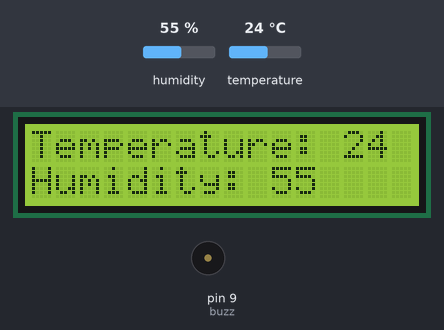
Bench run of a sketch on a simulated Arduino Uno, built with avr-gcc and run on an emulated ATmega328P. Shown: 16×2 character LCD, buzzer (waves = sounding). The test bench sets the inputs (shaded band); at power-on: humidity 55 %, temperature 24 °C. The modem accepts every AT command (registered, SIM ready, sends succeed) and sends nothing else; what the sketch prints to the serial monitor is not drawn.

Above: at 1.2 s.
1.3 s: humidity set to 63 %
At 3.0 s:
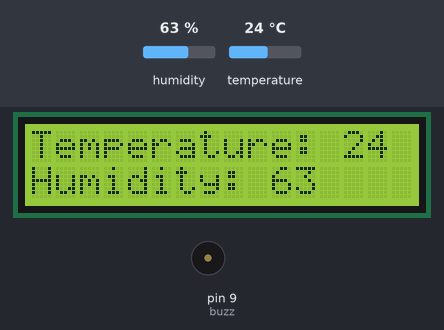
3.6 s: humidity set to 66 %
At 4.3 s:
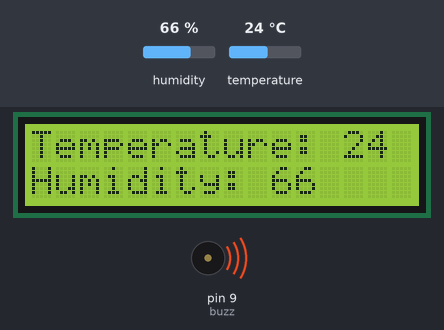
7.9 s: temperature set to 12 °C
At 12.7 s:
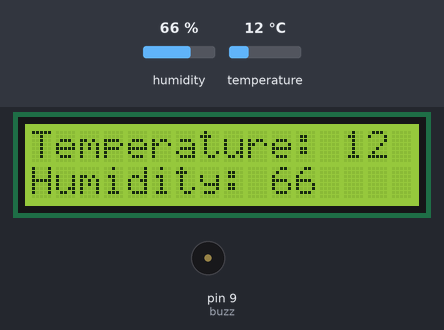
13.0 s: humidity set to 22 %
At 15.8 s:
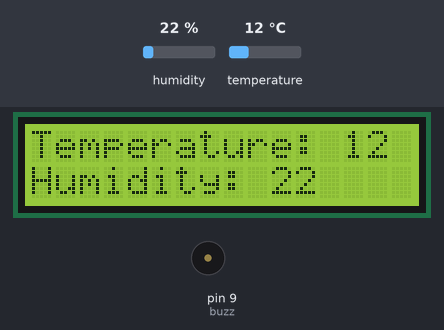
16.6 s: temperature set to 19 °C
At 18.0 s:
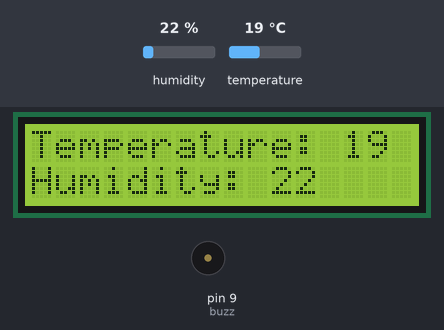
Timing chart, 0 to 19.6 s (numbered marks = the images above; inputs shaded):
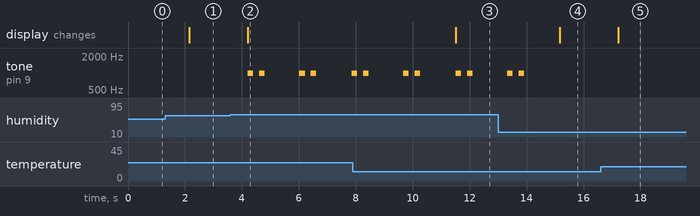

The sketch:

Iot_Based_Temp_and_Humidity_Monitoring_System.ino
```cpp
#include "DHT.h"
#include <SoftwareSerial.h>
#include <LiquidCrystal.h>

const int rs = 12, en = 11, d4 = 5, d5 = 4, d6 = 13, d7 = 10;
LiquidCrystal lcd(rs,en , d4, d5, d6, d7);


int buzz = 9;

#define dhtDataPin 7                       // Digital Pin 7

#define dhtModel DHT11                  // We are Using DHT11

String WriteApiKey = "NSVLA0XPANHGPHDY";    // Edit this API key according to your Account

String Wifi_Name = "Sirus";         // Edit Host_Name

String wifiPassword = "55555221";          // Edit Password

SoftwareSerial ser(2, 3);              // RX, TX

DHT dht(dhtDataPin, dhtModel);  // Initialising Pin and Type of DHT


void setup() {


Serial.begin(115200);                  // enable software serial

ser.begin(115200);                     // reset ESP8266

ser.println("AT+RST");               // Resetting ESP8266

dht.begin();                        // Enabling DHT11

char  k='"';

String s1 = "AT+CWJAP";

     s1+= "=";

       s1+= k;

       s1+= Wifi_Name;

       s1+= k;

       s1+= ",";

       s1+= k;

       s1+= wifiPassword;

       s1+= k;

ser.println(s1);                    // Connecting ESP8266 to your WiFi Router


   lcd.begin(16, 2);
   lcd.print("Temperature:" );
   lcd.setCursor(0,1);
   lcd.print("Humidity:" );

}


void loop() {

  int humidity =  dht.readHumidity();             // Reading Humidity Value
  int temperature = dht.readTemperature();        // Reading Temperature Value


  String state1=String(humidity);                 // Converting them to string
  String state2=String(temperature);              // as to send it through URL

  Serial.print("Temperature = ");
  Serial.println(temperature);

  Serial.print("Humidity = ");
  Serial.println(humidity);


//for lcd
  lcd.setCursor(13, 0);

  if (isnan(humidity) || isnan(temperature)) {
    lcd.print("Failed to Read");
    return;
  }

  lcd.print(temperature);
  lcd.setCursor(10,1);
  lcd.print(humidity);


//for buzzer

  pinMode(buzz, OUTPUT);

  if(temperature >=32 || humidity >=65)
  {
    int i=0;

    do{
      i++;
    tone(buzz, 1000);
     delay(200);
    noTone(buzz);
     delay(200);
    }while(i<2);

  }


  String s2 = "AT+CIPSTART=\"TCP\",\"";          // Establishing TCP connection

  s2 += "184.106.153.149";                       // api.thingspeak.com

  s2 += "\",80";                                 // port 80

  ser.println(s2);

 if(ser.find((char*)"Error")){

    return;

  }

String s3 = "GET /update?api_key=";           // prepare GET string

  s3 += WriteApiKey;

  s3 +="&field1=";

  s3 += String(state1);                       // Humidity Data

  s3 +="&field2=";

  s3 += String(state2);                       // Temperature Data

  s3 += "\r\n\r\n";


  s2 = "AT+CIPSEND=";

  s2 += String(s3.length());                // Total Length of data

  ser.println(s2);

  if(ser.find((char*)">")){

    ser.print(s3);

  }

  else{

    ser.println("AT+CIPCLOSE");                  // closing connection

  }


}
```

Measured:
- the behaviour switches between 64 and 65 % on humidity (found by bisection; images 1 and 2)
- after the input at 1.3 s, the display: changes after 0.85 s (image 1)
- after the input at 3.6 s, tone on pin 9 (buzz): plays 1000 Hz for 0.20 s, 1000 Hz for 0.20 s, 1000 Hz for 0.20 s, 1000 Hz for 0.20 s, 1000 Hz for 0.04 s, starting after 0.60 s; the display: changes after 0.60 s (image 2)
- after the input at 7.9 s, the display: changes after 3.6 s (image 3)
- after the input at 13.0 s, tone on pin 9 (buzz): goes on until 13.9 s, then stays silent; the display: changes after 2.2 s (image 4)
- after the input at 16.6 s, the display: changes after 0.61 s (image 5)
